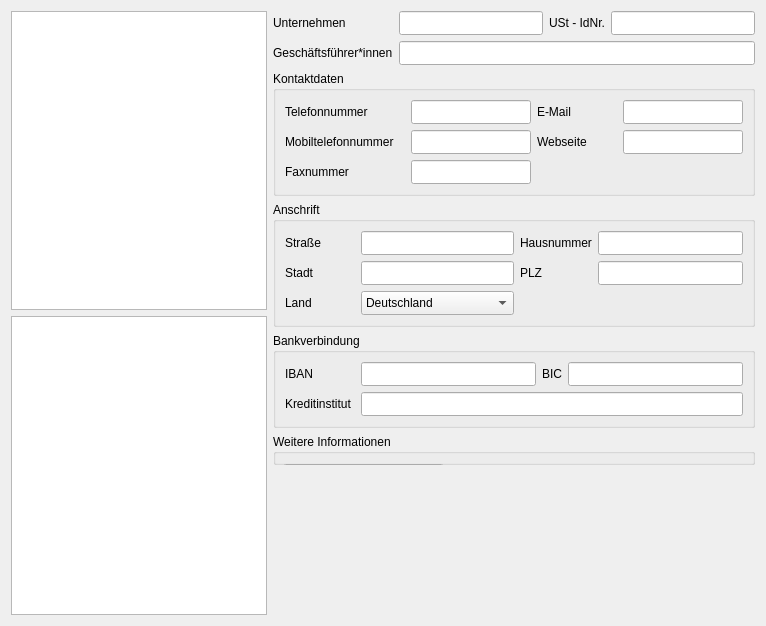
        <widget class="QWidget" name="tab_dienstleister">
         <attribute name="title">
          <string>Dienstleister</string>
         </attribute>
         <layout class="QHBoxLayout" name="layoutTabDienstleisterMain">
          <item>
           <layout class="QVBoxLayout" name="verticalLayout">
            <item>
             <widget class="QTableView" name="tv_dienstleister">
              <property name="editTriggers">
               <set>QAbstractItemView::EditTrigger::NoEditTriggers</set>
              </property>
              <property name="sortingEnabled">
               <bool>true</bool>
              </property>
             </widget>
            </item>
            <item>
             <widget class="QTableView" name="tv_detail_dienstleister">
              <property name="editTriggers">
               <set>QAbstractItemView::EditTrigger::NoEditTriggers</set>
              </property>
              <property name="sortingEnabled">
               <bool>true</bool>
              </property>
             </widget>
            </item>
           </layout>
          </item>
          <item>
           <layout class="QVBoxLayout" name="dienstleisterFormColumn">
            <item>
             <layout class="QGridLayout" name="dienstleisterForm">
              <item row="5" column="0" colspan="4">
               <widget class="QGroupBox" name="groupBox_4">
                <property name="title">
                 <string>Bankverbindung</string>
                </property>
                <layout class="QGridLayout" name="gridDienstAnschrift_2">
                 <item row="0" column="2">
                  <widget class="QLineEdit" name="tv_dienstleister_IBAN">
                   <property name="minimumSize">
                    <size>
                     <width>100</width>
                     <height>24</height>
                    </size>
                   </property>
                  </widget>
                 </item>
                 <item row="1" column="0">
                  <widget class="QLabel" name="lbl_dienst_bank">
                   <property name="text">
                    <string>Kreditinstitut</string>
                   </property>
                  </widget>
                 </item>
                 <item row="0" column="3">
                  <widget class="QLabel" name="lbl_dienst_bic">
                   <property name="text">
                    <string>BIC</string>
                   </property>
                  </widget>
                 </item>
                 <item row="0" column="0">
                  <widget class="QLabel" name="lbl_dienst_iban">
                   <property name="minimumSize">
                    <size>
                     <width>70</width>
                     <height>20</height>
                    </size>
                   </property>
                   <property name="text">
                    <string>IBAN</string>
                   </property>
                  </widget>
                 </item>
                 <item row="1" column="2" colspan="3">
                  <widget class="QLineEdit" name="tv_dienstleister_Kreditinstitut">
                   <property name="minimumSize">
                    <size>
                     <width>0</width>
                     <height>24</height>
                    </size>
                   </property>
                  </widget>
                 </item>
                 <item row="0" column="4">
                  <widget class="QLineEdit" name="tv_dienstleister_BIC">
                   <property name="minimumSize">
                    <size>
                     <width>0</width>
                     <height>24</height>
                    </size>
                   </property>
                  </widget>
                 </item>
                </layout>
               </widget>
              </item>
              <item row="2" column="1" colspan="3">
               <widget class="QLineEdit" name="tv_dienstleister_CEOS">
                <property name="minimumSize">
                 <size>
                  <width>0</width>
                  <height>24</height>
                 </size>
                </property>
               </widget>
              </item>
              <item row="1" column="2">
               <widget class="QLabel" name="lbl_ustidnr">
                <property name="text">
                 <string>USt - IdNr.</string>
                </property>
               </widget>
              </item>
              <item row="2" column="0">
               <widget class="QLabel" name="lbl_dienst_ceo">
                <property name="text">
                 <string>Geschäftsführer*innen</string>
                </property>
               </widget>
              </item>
              <item row="3" column="0" colspan="4">
               <widget class="QGroupBox" name="groupBox">
                <property name="title">
                 <string>Kontaktdaten</string>
                </property>
                <layout class="QGridLayout" name="gridKontakt">
                 <item row="0" column="0">
                  <widget class="QLabel" name="lbl_dienst_tel">
                   <property name="minimumSize">
                    <size>
                     <width>100</width>
                     <height>20</height>
                    </size>
                   </property>
                   <property name="text">
                    <string>Telefonnummer</string>
                   </property>
                  </widget>
                 </item>
                 <item row="0" column="1">
                  <widget class="QLineEdit" name="tv_dienstleister_Telefonnummer">
                   <property name="minimumSize">
                    <size>
                     <width>120</width>
                     <height>24</height>
                    </size>
                   </property>
                  </widget>
                 </item>
                 <item row="0" column="2">
                  <widget class="QLabel" name="lbl_dienst_email">
                   <property name="minimumSize">
                    <size>
                     <width>80</width>
                     <height>20</height>
                    </size>
                   </property>
                   <property name="text">
                    <string>E-Mail</string>
                   </property>
                  </widget>
                 </item>
                 <item row="0" column="3">
                  <widget class="QLineEdit" name="tv_dienstleister_Email">
                   <property name="minimumSize">
                    <size>
                     <width>120</width>
                     <height>24</height>
                    </size>
                   </property>
                  </widget>
                 </item>
                 <item row="1" column="0">
                  <widget class="QLabel" name="lbl_dienst_mob">
                   <property name="minimumSize">
                    <size>
                     <width>120</width>
                     <height>20</height>
                    </size>
                   </property>
                   <property name="text">
                    <string>Mobiltelefonnummer</string>
                   </property>
                  </widget>
                 </item>
                 <item row="1" column="1">
                  <widget class="QLineEdit" name="tv_dienstleister_Mobiltelefonnummer">
                   <property name="minimumSize">
                    <size>
                     <width>120</width>
                     <height>24</height>
                    </size>
                   </property>
                  </widget>
                 </item>
                 <item row="1" column="2">
                  <widget class="QLabel" name="lbl_dienst_webseite">
                   <property name="minimumSize">
                    <size>
                     <width>70</width>
                     <height>20</height>
                    </size>
                   </property>
                   <property name="text">
                    <string>Webseite</string>
                   </property>
                  </widget>
                 </item>
                 <item row="1" column="3">
                  <widget class="QLineEdit" name="tv_dienstleister_Webseite">
                   <property name="minimumSize">
                    <size>
                     <width>120</width>
                     <height>24</height>
                    </size>
                   </property>
                  </widget>
                 </item>
                 <item row="2" column="0">
                  <widget class="QLabel" name="lbl_dienst_fax">
                   <property name="minimumSize">
                    <size>
                     <width>70</width>
                     <height>20</height>
                    </size>
                   </property>
                   <property name="text">
                    <string>Faxnummer</string>
                   </property>
                  </widget>
                 </item>
                 <item row="2" column="1">
                  <widget class="QLineEdit" name="tv_dienstleister_Faxnummer">
                   <property name="minimumSize">
                    <size>
                     <width>120</width>
                     <height>24</height>
                    </size>
                   </property>
                  </widget>
                 </item>
                </layout>
               </widget>
              </item>
              <item row="1" column="1">
               <widget class="QLineEdit" name="tv_dienstleister_Unternehmensname">
                <property name="minimumSize">
                 <size>
                  <width>0</width>
                  <height>24</height>
                 </size>
                </property>
               </widget>
              </item>
              <item row="1" column="3">
               <widget class="QLineEdit" name="tv_dienstleister_UStIdNr">
                <property name="minimumSize">
                 <size>
                  <width>0</width>
                  <height>24</height>
                 </size>
                </property>
               </widget>
              </item>
              <item row="1" column="0">
               <widget class="QLabel" name="lbl_unternehmen">
                <property name="minimumSize">
                 <size>
                  <width>90</width>
                  <height>20</height>
                 </size>
                </property>
                <property name="text">
                 <string>Unternehmen</string>
                </property>
               </widget>
              </item>
              <item row="4" column="0" colspan="4">
               <widget class="QGroupBox" name="groupBox_3">
                <property name="title">
                 <string>Anschrift</string>
                </property>
                <layout class="QGridLayout" name="gridDienstAnschrift">
                 <item row="2" column="0">
                  <widget class="QLabel" name="lbl_dienst_land">
                   <property name="minimumSize">
                    <size>
                     <width>70</width>
                     <height>20</height>
                    </size>
                   </property>
                   <property name="text">
                    <string>Land</string>
                   </property>
                  </widget>
                 </item>
                 <item row="0" column="3">
                  <widget class="QLabel" name="lbl_dienst_hn">
                   <property name="text">
                    <string>Hausnummer</string>
                   </property>
                  </widget>
                 </item>
                 <item row="0" column="2">
                  <widget class="QLineEdit" name="tv_dienstleister_Strasse">
                   <property name="sizePolicy">
                    <sizepolicy hsizetype="Preferred" vsizetype="Fixed">
                     <horstretch>0</horstretch>
                     <verstretch>0</verstretch>
                    </sizepolicy>
                   </property>
                   <property name="minimumSize">
                    <size>
                     <width>100</width>
                     <height>24</height>
                    </size>
                   </property>
                  </widget>
                 </item>
                 <item row="1" column="0">
                  <widget class="QLabel" name="lbl_dienst_stadt">
                   <property name="text">
                    <string>Stadt</string>
                   </property>
                  </widget>
                 </item>
                 <item row="0" column="0">
                  <widget class="QLabel" name="lbl_dienst_strasse">
                   <property name="minimumSize">
                    <size>
                     <width>70</width>
                     <height>20</height>
                    </size>
                   </property>
                   <property name="text">
                    <string>Straße</string>
                   </property>
                  </widget>
                 </item>
                 <item row="2" column="2">
                  <widget class="QComboBox" name="tv_dienstleister_Land">
                   <property name="minimumSize">
                    <size>
                     <width>0</width>
                     <height>24</height>
                    </size>
                   </property>
                   <item>
                    <property name="text">
                     <string>Deutschland</string>
                    </property>
                   </item>
                   <item>
                    <property name="text">
                     <string>Österreich</string>
                    </property>
                   </item>
                   <item>
                    <property name="text">
                     <string>Schweiz</string>
                    </property>
                   </item>
                   <item>
                    <property name="text">
                     <string>Frankreich</string>
                    </property>
                   </item>
                   <item>
                    <property name="text">
                     <string>Vereinigtes Königreich</string>
                    </property>
                   </item>
                  </widget>
                 </item>
                 <item row="0" column="4">
                  <widget class="QLineEdit" name="tv_dienstleister_Hausnummer">
                   <property name="sizePolicy">
                    <sizepolicy hsizetype="Expanding" vsizetype="Fixed">
                     <horstretch>0</horstretch>
                     <verstretch>0</verstretch>
                    </sizepolicy>
                   </property>
                   <property name="minimumSize">
                    <size>
                     <width>0</width>
                     <height>24</height>
                    </size>
                   </property>
                  </widget>
                 </item>
                 <item row="1" column="2">
                  <widget class="QLineEdit" name="tv_dienstleister_Stadt">
                   <property name="minimumSize">
                    <size>
                     <width>0</width>
                     <height>24</height>
                    </size>
                   </property>
                  </widget>
                 </item>
                 <item row="1" column="3">
                  <widget class="QLabel" name="lbl_dienst_plz">
                   <property name="text">
                    <string>PLZ</string>
                   </property>
                  </widget>
                 </item>
                 <item row="1" column="4">
                  <widget class="QLineEdit" name="tv_dienstleister_PLZ">
                   <property name="sizePolicy">
                    <sizepolicy hsizetype="Preferred" vsizetype="Fixed">
                     <horstretch>0</horstretch>
                     <verstretch>0</verstretch>
                    </sizepolicy>
                   </property>
                   <property name="minimumSize">
                    <size>
                     <width>0</width>
                     <height>24</height>
                    </size>
                   </property>
                  </widget>
                 </item>
                </layout>
               </widget>
              </item>
              <item row="6" column="0" colspan="4">
               <widget class="QGroupBox" name="groupBox_5">
                <property name="enabled">
                 <bool>true</bool>
                </property>
                <property name="sizePolicy">
                 <sizepolicy hsizetype="Preferred" vsizetype="Preferred">
                  <horstretch>0</horstretch>
                  <verstretch>0</verstretch>
                 </sizepolicy>
                </property>
                <property name="title">
                 <string>Weitere Informationen</string>
                </property>
                <widget class="QPushButton" name="btn_logo_upload">
                 <property name="geometry">
                  <rect>
                   <x>10</x>
                   <y>30</y>
                   <width>161</width>
                   <height>24</height>
                  </rect>
                 </property>
                 <property name="sizePolicy">
                  <sizepolicy hsizetype="Minimum" vsizetype="Preferred">
                   <horstretch>0</horstretch>
                   <verstretch>0</verstretch>
                  </sizepolicy>
                 </property>
                 <property name="text">
                  <string>Firmenlogo hochladen</string>
                 </property>
                </widget>
                <widget class="QLabel" name="lbl_dienstleister_logo">
                 <property name="geometry">
                  <rect>
                   <x>180</x>
                   <y>20</y>
                   <width>401</width>
                   <height>150</height>
                  </rect>
                 </property>
                 <property name="sizePolicy">
                  <sizepolicy hsizetype="Expanding" vsizetype="Expanding">
                   <horstretch>0</horstretch>
                   <verstretch>0</verstretch>
                  </sizepolicy>
                 </property>
                 <property name="minimumSize">
                  <size>
                   <width>150</width>
                   <height>150</height>
                  </size>
                 </property>
                 <property name="text">
                  <string/>
                 </property>
                </widget>
               </widget>
              </item>
             </layout>
            </item>
            <item>
             <spacer name="verticalSpacer">
              <property name="orientation">
               <enum>Qt::Orientation::Vertical</enum>
              </property>
              <property name="sizeType">
               <enum>QSizePolicy::Policy::Fixed</enum>
              </property>
              <property name="sizeHint" stdset="0">
               <size>
                <width>10</width>
                <height>150</height>
               </size>
              </property>
             </spacer>
            </item>
           </layout>
          </item>
         </layout>
        </widget>
